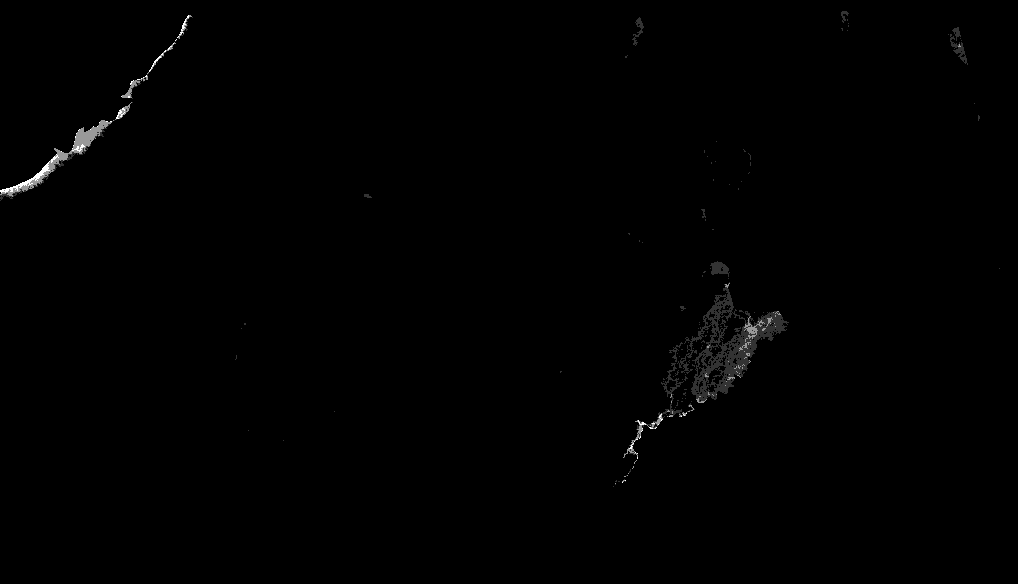
#> input picture sample_data/flood_impact_zomba.tif, 1018 x 584 px
$ python generate_worldpop_preview.py --input ../sample_data/flood_impact_zomba.tif --output out.png --metadata ../sample_data/flood_zones.tiff
#> lines starting #> are read from the running program, lines starting #| are printed output that depends on the picture; after the words box and inside, x2 and y2 are one past the last pixel; in counts of white or black regions, pixels touching at a corner belong together
#!/usr/bin/env python3

import argparse
import json
from pathlib import Path

import numpy as np
from PIL import Image


PALETTE_STOPS = np.array([0.0, 0.28, 0.48, 0.68, 0.84, 1.0], dtype=np.float32)
PALETTE_COLORS = np.array(
    [
        (255, 247, 138),
        (175, 240, 74),
        (92, 214, 97),
        (49, 170, 164),
        (40, 116, 214),
        (31, 35, 121),
    ],
    dtype=np.float32,
)


def read_geotiff(path: Path):
    image = Image.open(path)
    array = np.array(image, dtype=np.float32)

    scale = image.tag_v2.get(33550)
    tiepoint = image.tag_v2.get(33922)
    if not scale or not tiepoint:
        raise ValueError("GeoTIFF is missing georeferencing tags.")

    pixel_width = float(scale[0])
    pixel_height = float(scale[1])
    min_lon = float(tiepoint[3])
    max_lat = float(tiepoint[4])
    width, height = image.size
    max_lon = min_lon + width * pixel_width
    min_lat = max_lat - height * pixel_height

    return image, array, {
        "west": min_lon,
        "south": min_lat,
        "east": max_lon,
        "north": max_lat,
    }


def normalize_population_surface(array: np.ndarray, clip_percentile: float, gamma: float):
    valid_mask = np.isfinite(array) & (array > 0)
    if not np.any(valid_mask):
        raise ValueError("GeoTIFF does not contain positive population values.")

    valid = array[valid_mask]
    clip_max = float(np.percentile(valid, clip_percentile))
    clipped = np.clip(array, 0, clip_max)
    normalized = np.log1p(clipped) / np.log1p(clip_max)
    normalized = np.power(normalized, gamma, where=normalized >= 0)
    normalized[~valid_mask] = 0

    return normalized.astype(np.float32), valid_mask, clip_max


def colorize(normalized: np.ndarray, valid_mask: np.ndarray):
    red = np.interp(normalized, PALETTE_STOPS, PALETTE_COLORS[:, 0])
    green = np.interp(normalized, PALETTE_STOPS, PALETTE_COLORS[:, 1])
    blue = np.interp(normalized, PALETTE_STOPS, PALETTE_COLORS[:, 2])

    rgba = np.zeros((*normalized.shape, 4), dtype=np.uint8)
    rgba[..., 0] = np.round(red).astype(np.uint8)
    rgba[..., 1] = np.round(green).astype(np.uint8)
    rgba[..., 2] = np.round(blue).astype(np.uint8)
    rgba[..., 3] = np.where(valid_mask, 255, 0).astype(np.uint8)

    return Image.fromarray(rgba, mode="RGBA")


def resize_preview(image: Image.Image, max_height: int):
    if image.height <= max_height:
        return image

    scale = max_height / image.height
    width = max(1, int(round(image.width * scale)))
    return image.resize((width, max_height), Image.Resampling.BILINEAR)


def write_metadata(path: Path, bounds: dict, clip_max: float, source_path: Path):
    metadata = {
        "source": str(source_path),
        "image": path.with_suffix(".png").name,
        "bounds": [
            [bounds["south"], bounds["west"]],
            [bounds["north"], bounds["east"]],
        ],
        "legend": {
            "label": "Estimated people per grid cell",
            "lowLabel": "Low",
            "highLabel": "High",
            "colors": [
                "#fff78a",
                "#aff04a",
                "#5cd661",
                "#31aaa4",
                "#2874d6",
                "#1f2379",
            ],
        },
        "render": {
            "clipPercentile": 99.85,
            "clipMax": clip_max,
            "transform": "log1p",
            "gamma": 0.85,
        },
    }
    path.write_text(json.dumps(metadata, indent=2))


def main():
    parser = argparse.ArgumentParser(
        description="Create a styled PNG preview from a WorldPop GeoTIFF."
    )
    parser.add_argument("--input", required=True, help="Path to the source GeoTIFF")
    parser.add_argument("--output", required=True, help="Path to the output PNG")
    parser.add_argument(
        "--metadata",
        required=True,
        help="Path to the output metadata JSON",
    )
    parser.add_argument(
        "--max-height",
        type=int,
        default=2400,
        help="Maximum preview image height in pixels",
    )
    parser.add_argument(
        "--clip-percentile",
        type=float,
        default=99.85,
        help="Upper percentile used before log scaling",
    )
    parser.add_argument(
        "--gamma",
        type=float,
        default=0.85,
        help="Gamma applied after log scaling",
    )
    args = parser.parse_args()

    input_path = Path(args.input).expanduser().resolve()
    output_path = Path(args.output).expanduser().resolve()
    metadata_path = Path(args.metadata).expanduser().resolve()

    output_path.parent.mkdir(parents=True, exist_ok=True)
    metadata_path.parent.mkdir(parents=True, exist_ok=True)

    _, array, bounds = read_geotiff(input_path)
#> in read_geotiff, image is the input picture: PIL image 1018x584 F; min 0, max 5, mean 0.0209
#> in read_geotiff, `scale = image.tag_v2.get(33550)`: scale = (0.000833, 0.000833, 0)
#> in read_geotiff, `tiepoint = image.tag_v2.get(33922)`: tiepoint = (0, 0, 0, 35, -15.2, 0)
#> in read_geotiff, `pixel_width = float(scale[0])`: pixel_width = 0.000833
#> in read_geotiff, `min_lon = float(tiepoint[3])`: min_lon = 35
#> in read_geotiff, `max_lat = float(tiepoint[4])`: max_lat = -15.2
#> in read_geotiff, `max_lon = min_lon + width * pixel_width`: max_lon = 35.85
#> in read_geotiff, `min_lat = max_lat - height * pixel_height`: min_lat = -15.68
#> bounds = {'west': 35, 'south': -15.68, 'east': 35.85, 'north': -15.2}
    normalized, valid_mask, clip_max = normalize_population_surface(
        array,
        clip_percentile=args.clip_percentile,
        gamma=args.gamma,
    )
#> in normalize_population_surface, `valid_mask = np.isfinite(array) & (array > 0)`:
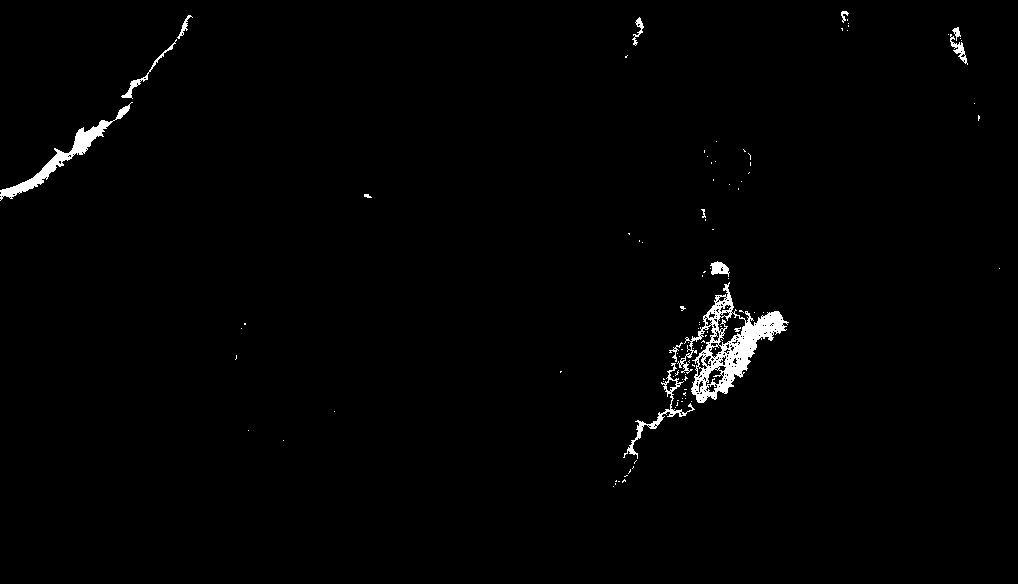
#> valid_mask: shape (584, 1018) bool; 1.2% white; 103 white regions (90 under 20 px), largest, box (x1, y1, x2, y2) and area: (677, 282, 789, 403) 3781, (0, 102, 133, 201) 1500, (623, 363, 695, 459) 611
#> in normalize_population_surface, `valid = array[valid_mask]`: valid = 7160 values, max 5 at index 24, min 1 at index 0, mean 1.73
#> in normalize_population_surface, `clip_max = float(np.percentile(valid, clip_percentile))`: clip_max = 5
#> clip_max = 5
    preview = colorize(normalized, valid_mask)
#> in colorize, `red = np.interp(normalized, PALETTE_STOPS, PALETTE_COLORS[:, 0])`:
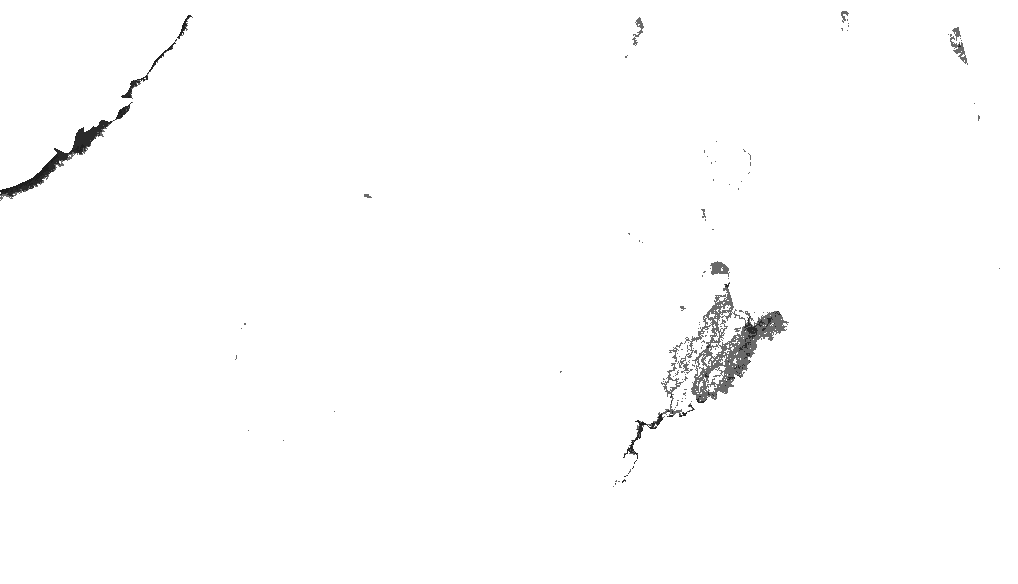
#> red: shape (584, 1018) float64; min 31, max 255, mean 253
#> in colorize, `blue = np.interp(normalized, PALETTE_STOPS, PALETTE_COLORS[:, 2])`:
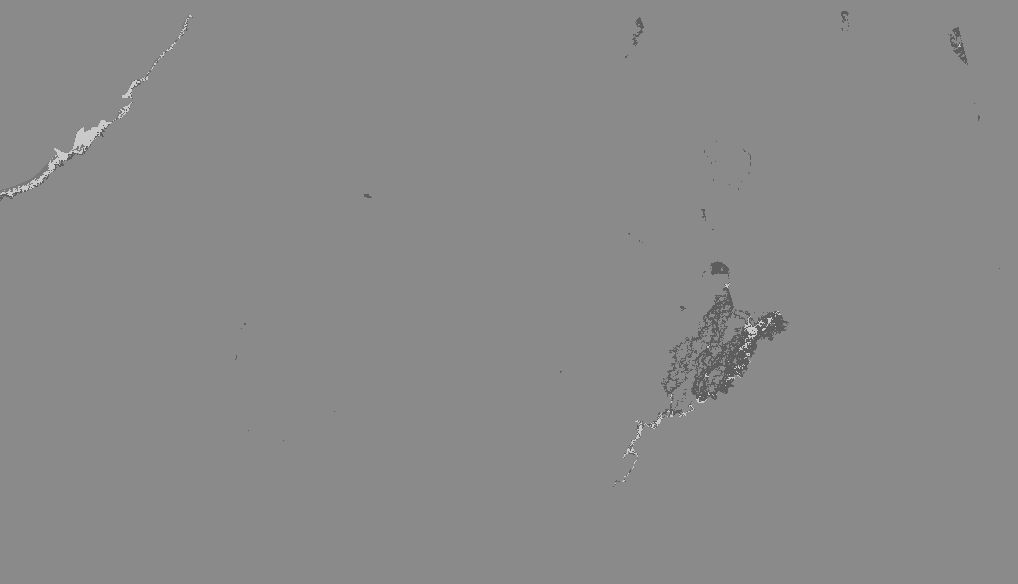
#> blue: shape (584, 1018) float64; min 93.1, max 202.8, mean 137.8
#> in colorize, `rgba[..., 3] = np.where(valid_mask, 255, 0).astype(np.uint8)`:
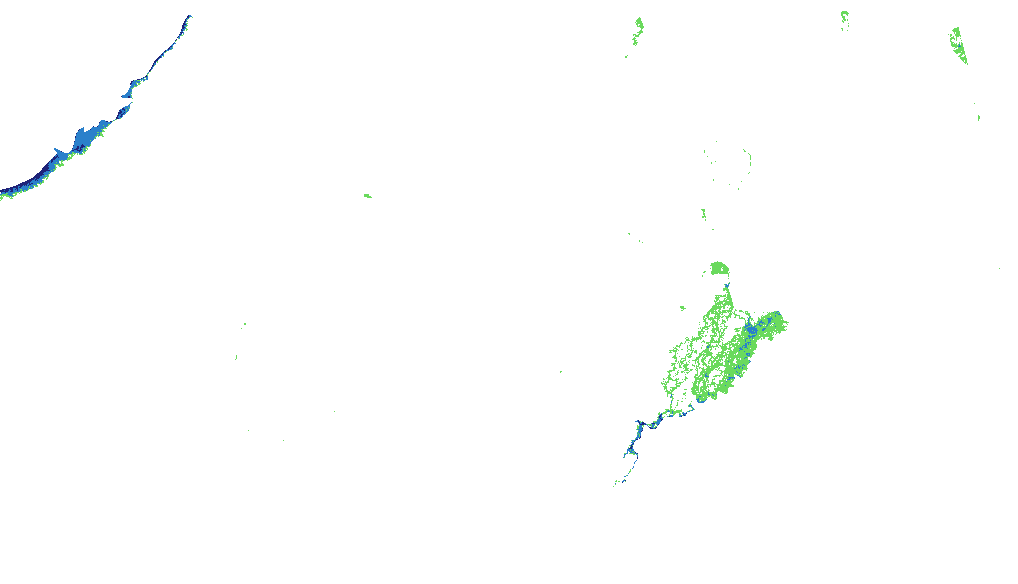
#> rgba: shape (584, 1018, 4); mean of channels 0, 1, 2, 3 253, 246.3, 137.8, 3.1; transparent parts drawn white
    preview = resize_preview(preview, args.max_height)
    preview.save(output_path, optimize=True)
    write_metadata(metadata_path, bounds, clip_max, input_path)

    print(json.dumps({
        "output": str(output_path),
        "metadata": str(metadata_path),
        "bounds": bounds,
        "size": preview.size,
        "clip_max": clip_max,
    }, indent=2))
#> (printed output is left out)


if __name__ == "__main__":
    main()
